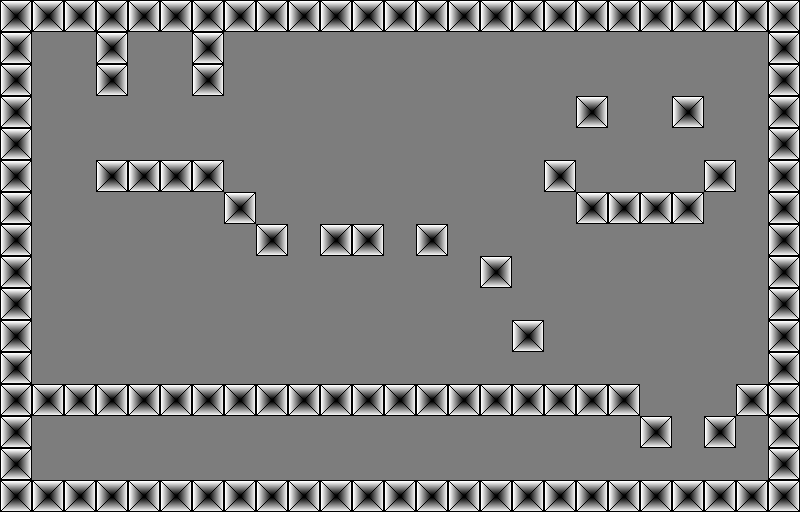

This is a level from a 2D game, rendered from its Tiled map with the project's own tilesets. A one-line summary and the complete map file follow:
An orthogonal 25x16 tile map with 32x32 px tiles, 1 tile layer (map) and 3 objects (Injector, End, Player).

<map version="1.0" orientation="orthogonal" width="25" height="16" tilewidth="32" tileheight="32" backgroundcolor="#7d7d7d">
 <tileset firstgid="1" name="tileset32" tilewidth="32" tileheight="32">
  <image source="../images/tileset32.png" width="320" height="320" />
 </tileset>
 <layer name="map" width="25" height="16">
  <data encoding="csv">
1,1,1,1,1,1,1,1,1,1,1,1,1,1,1,1,1,1,1,1,1,1,1,1,1,
1,0,0,1,0,0,1,0,0,0,0,0,0,0,0,0,0,0,0,0,0,0,0,0,1,
1,0,0,1,0,0,1,0,0,0,0,0,0,0,0,0,0,0,0,0,0,0,0,0,1,
1,0,0,0,0,0,0,0,0,0,0,0,0,0,0,0,0,0,1,0,0,1,0,0,1,
1,0,0,0,0,0,0,0,0,0,0,0,0,0,0,0,0,0,0,0,0,0,0,0,1,
1,0,0,1,1,1,1,0,0,0,0,0,0,0,0,0,0,1,0,0,0,0,1,0,1,
1,0,0,0,0,0,0,1,0,0,0,0,0,0,0,0,0,0,1,1,1,1,0,0,1,
1,0,0,0,0,0,0,0,1,0,1,1,0,1,0,0,0,0,0,0,0,0,0,0,1,
1,0,0,0,0,0,0,0,0,0,0,0,0,0,0,1,0,0,0,0,0,0,0,0,1,
1,0,0,0,0,0,0,0,0,0,0,0,0,0,0,0,0,0,0,0,0,0,0,0,1,
1,0,0,0,0,0,0,0,0,0,0,0,0,0,0,0,1,0,0,0,0,0,0,0,1,
1,0,0,0,0,0,0,0,0,0,0,0,0,0,0,0,0,0,0,0,0,0,0,0,1,
1,1,1,1,1,1,1,1,1,1,1,1,1,1,1,1,1,1,1,1,0,0,0,1,1,
1,0,0,0,0,0,0,0,0,0,0,0,0,0,0,0,0,0,0,0,1,0,1,0,1,
1,0,0,0,0,0,0,0,0,0,0,0,0,0,0,0,0,0,0,0,0,0,0,0,1,
1,1,1,1,1,1,1,1,1,1,1,1,1,1,1,1,1,1,1,1,1,1,1,1,1
</data>
 </layer>
 <objectgroup name="objects" width="25" height="16">
  <object name="Injector" x="151" y="128" width="16" height="32">
   <properties>
    <property name="7" value="violet" />
    <property name="color" value="violet" />
   </properties>
  </object>
  <object name="End" x="680" y="449" width="16" height="32">
   <properties>
    <property name="nextlevel" value="maps/level2.lua" />
   </properties>
  </object>
  <object name="Player" x="57" y="422" width="16" height="32">
   <properties>
    <property name="1" value="red" />
    <property name="2" value="orange" />
    <property name="3" value="yellow" />
    <property name="4" value="green" />
    <property name="5" value="light_blue" />
    <property name="6" value="blue" />
    <property name="7" value="none" />
    <property name="_the" value="player" />
   </properties>
  </object>
 </objectgroup>
</map>